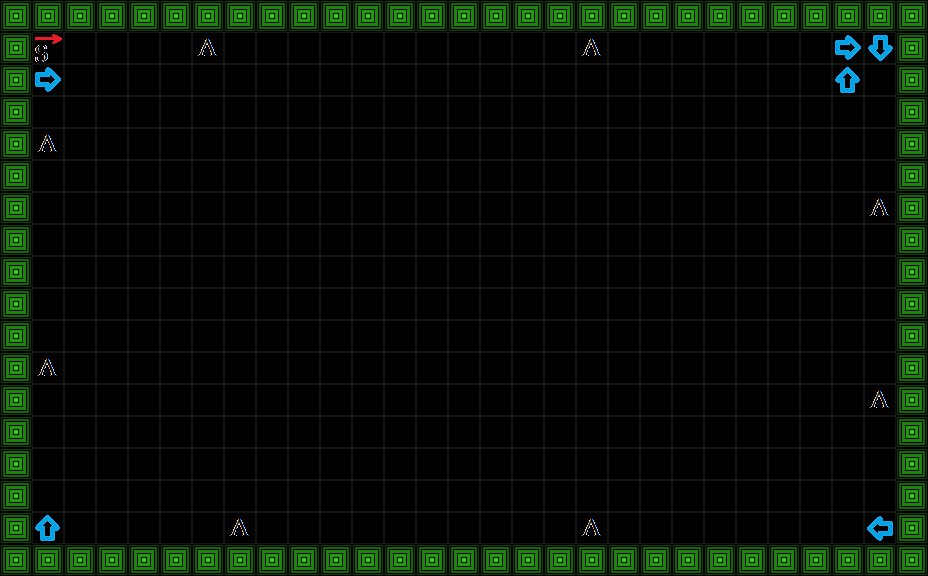

Rendered tile map (Tiled .tmx) drawn with the repository's tilesets; below, a short description and the map source with its tile grids summarised:
An orthogonal 29x18 tile map with 32x32 px tiles, 1 tile layer (Calque de Tile 1).

<map version="1.0" orientation="orthogonal" width="29" height="18" tilewidth="32" tileheight="32">
 <tileset firstgid="1" name="playground_tileset" tilewidth="32" tileheight="32">
  <image source="playground_tileset.png" width="384" height="128" />
  <tile id="0">
   <properties>
    <property name="game" value="0" />
   </properties>
  </tile>
  <tile id="1">
   <properties>
    <property name="game" value="1" />
   </properties>
  </tile>
  <tile id="2">
   <properties>
    <property name="game" value="2" />
   </properties>
  </tile>
  <tile id="3">
   <properties>
    <property name="game" value="3" />
   </properties>
  </tile>
  <tile id="4">
   <properties>
    <property name="game" value="4" />
   </properties>
  </tile>
  <tile id="5">
   <properties>
    <property name="game" value="6" />
   </properties>
  </tile>
  <tile id="6">
   <properties>
    <property name="game" value="8" />
   </properties>
  </tile>
  <tile id="7">
   <properties>
    <property name="game" value="10" />
   </properties>
  </tile>
  <tile id="8">
   <properties>
    <property name="game" value="12" />
   </properties>
  </tile>
  <tile id="9">
   <properties>
    <property name="game" value="14" />
   </properties>
  </tile>
  <tile id="10">
   <properties>
    <property name="game" value="16" />
   </properties>
  </tile>
  <tile id="11">
   <properties>
    <property name="game" value="17" />
   </properties>
  </tile>
  <tile id="16">
   <properties>
    <property name="game" value="5" />
   </properties>
  </tile>
  <tile id="17">
   <properties>
    <property name="game" value="7" />
   </properties>
  </tile>
  <tile id="18">
   <properties>
    <property name="game" value="9" />
   </properties>
  </tile>
  <tile id="19">
   <properties>
    <property name="game" value="11" />
   </properties>
  </tile>
  <tile id="20">
   <properties>
    <property name="game" value="13" />
   </properties>
  </tile>
  <tile id="21">
   <properties>
    <property name="game" value="15" />
   </properties>
  </tile>
  <tile id="22">
   <properties>
    <property name="game" value="18" />
   </properties>
  </tile>
  <tile id="23">
   <properties>
    <property name="game" value="19" />
   </properties>
  </tile>
  <tile id="28">
   <properties>
    <property name="game" value="20" />
   </properties>
  </tile>
  <tile id="29">
   <properties>
    <property name="game" value="21" />
   </properties>
  </tile>
  <tile id="30">
   <properties>
    <property name="game" value="22" />
   </properties>
  </tile>
  <tile id="31">
   <properties>
    <property name="game" value="23" />
   </properties>
  </tile>
  <tile id="32">
   <properties>
    <property name="game" value="24" />
   </properties>
  </tile>
  <tile id="33">
   <properties>
    <property name="game" value="25" />
   </properties>
  </tile>
  <tile id="34">
   <properties>
    <property name="game" value="26" />
   </properties>
  </tile>
  <tile id="35">
   <properties>
    <property name="game" value="27" />
   </properties>
  </tile>
  <tile id="40">
   <properties>
    <property name="game" value="28" />
   </properties>
  </tile>
  <tile id="41">
   <properties>
    <property name="game" value="29" />
   </properties>
  </tile>
  <tile id="42">
   <properties>
    <property name="game" value="30" />
   </properties>
  </tile>
  <tile id="43">
   <properties>
    <property name="game" value="31" />
   </properties>
  </tile>
  <tile id="44">
   <properties>
    <property name="game" value="32" />
   </properties>
  </tile>
  <tile id="45">
   <properties>
    <property name="game" value="33" />
   </properties>
  </tile>
  <tile id="46">
   <properties>
    <property name="game" value="34" />
   </properties>
  </tile>
 </tileset>
 <layer name="Calque de Tile 1" width="29" height="18">
  <data>[522 cells, 522 non-empty, 8 distinct tile ids]</data>
 </layer>
</map>